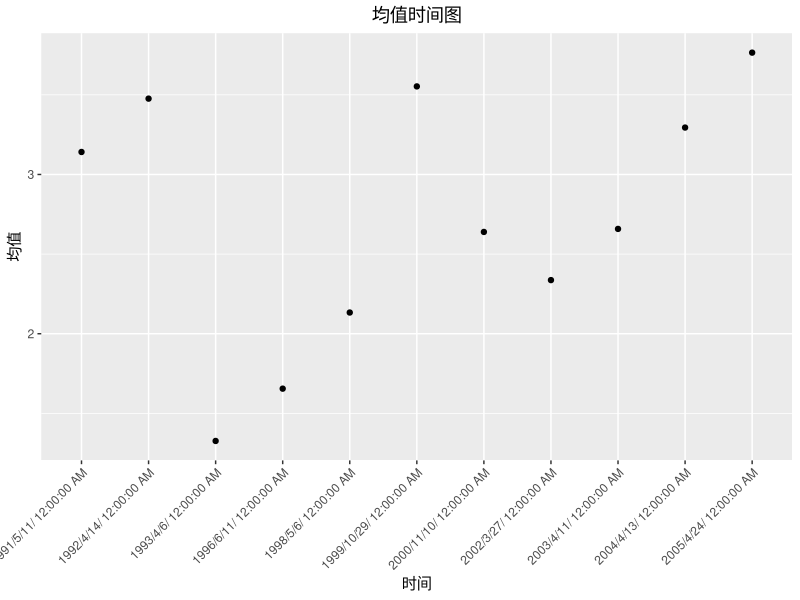

Source code (R):
# 2-1-1 获取 STATE_CODE 为 6 且 SHRP_ID 以 “050” 开头的子集
# 导入 dplyr 包
library(dplyr)
# 导入数据
iri <- read.csv("data/2023-11-02_data-assignment/data-assignment/LTPP/iri.csv")
# 获取子集
iri_subset <- iri %>%
  filter(STATE_CODE == 6 & substring(SHRP_ID, 1, 3) == "050")
# 获取 iri_subset 的行数和列数
dim(iri_subset)

# 2-1-2 获取每个组 IRI 的统计信息
IRI_summary_subset <- iri %>%
  group_by(STATE_CODE, SHRP_ID) %>%
  summarize(
    IRI_min = min(IRI, na.rm = TRUE), 
    IRI_max = max(IRI, na.rm = TRUE),
    IRI_mean = mean(IRI, na.rm = TRUE)
  )
#获取 IRI_summary_subset 的行数和列数
dim(IRI_summary_subset)

# 2-1-3 以 IRI 的平均值降序进行排序
sorted_IRI_summary_subset <- IRI_summary_subset %>%
  arrange(desc(IRI_mean))
# 仅输出一个部分的结果
selected_section <- sorted_IRI_summary_subset[1, ]

# 2-1-4 绘制所选组 IRI 相对于时间的散点图
# 选取 STATE_CODE 为 6 且 SHRP_ID 以 "0aa602" 开头的组别
iri_subset_1 <- iri %>%
  filter(STATE_CODE == 6 & substring(SHRP_ID, 1, 4) == "0602")
# 导入 tidyr 包
library(tidyr)
# 对时间进行分割处理
iri_sep <- iri_subset_1 %>%
  tidyr::separate(col = VISIT_DATE, into = c("DATE", "TIME"), sep = ",") %>%
  tidyr::separate(col = DATE, into = c("MONTH", "DAY", "YEAR"), sep = "/")
# 对年份进行补全处理
for (i in 1:nrow(iri_sep)) {
  if (iri_sep$YEAR[i] <= "99" && iri_sep$YEAR[i] >= "06") {
    iri_sep$YEAR[i] <- paste("19", iri_sep$YEAR[i], sep="")
  } else {
    iri_sep$YEAR[i] <- paste("20", iri_sep$YEAR[i], sep="")
  }
}
# 以时间的升序进行排序
sorted_iri_subset_1 <- iri_sep %>%
  mutate(NEW_TIME = paste(YEAR, MONTH, DAY, TIME, sep = "/")) %>%
  arrange(NEW_TIME)
# 导入 ggplot2 包
library(ggplot2)
# 绘制散点图
ggplot(data = sorted_iri_subset_1, aes(x = NEW_TIME, y = IRI)) +
  geom_point() +
  labs(x = "时间", y = "均值") +
  ggtitle("均值时间图")  +
  theme(plot.title = element_text(hjust = 0.5),
        axis.text.x = element_text(angle = 45, hjust = 1)
  )
